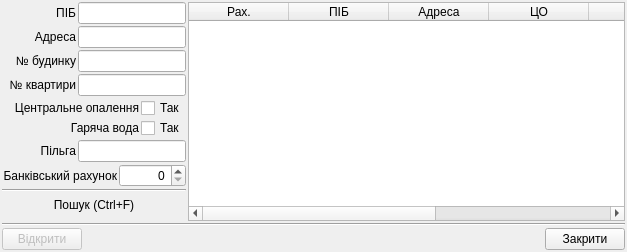
<?xml version="1.0" encoding="UTF-8"?>
<ui version="4.0">
 <class>tke_Form_extendedSearch</class>
 <widget class="QWidget" name="tke_Form_extendedSearch">
  <property name="geometry">
   <rect>
    <x>0</x>
    <y>0</y>
    <width>627</width>
    <height>252</height>
   </rect>
  </property>
  <property name="windowTitle">
   <string>Розширений ПОШУК абонентських рахунків</string>
  </property>
  <property name="windowIcon">
   <iconset resource="tke/tke_rc">
    <normaloff>:/pictures/pictures/cube.png</normaloff>:/pictures/pictures/cube.png</iconset>
  </property>
  <layout class="QVBoxLayout">
   <property name="spacing">
    <number>2</number>
   </property>
   <property name="margin">
    <number>2</number>
   </property>
   <item>
    <layout class="QHBoxLayout">
     <property name="spacing">
      <number>2</number>
     </property>
     <item>
      <layout class="QVBoxLayout">
       <property name="spacing">
        <number>2</number>
       </property>
       <item>
        <layout class="QGridLayout">
         <property name="spacing">
          <number>2</number>
         </property>
         <item row="0" column="0">
          <widget class="QLabel" name="label_prizv">
           <property name="text">
            <string>ПІБ</string>
           </property>
           <property name="alignment">
            <set>Qt::AlignRight|Qt::AlignTrailing|Qt::AlignVCenter</set>
           </property>
          </widget>
         </item>
         <item row="0" column="1">
          <widget class="QLineEdit" name="lineEdit_PIB">
           <property name="sizePolicy">
            <sizepolicy hsizetype="Maximum" vsizetype="Fixed">
             <horstretch>0</horstretch>
             <verstretch>0</verstretch>
            </sizepolicy>
           </property>
          </widget>
         </item>
         <item row="1" column="0">
          <widget class="QLabel" name="label_adresa">
           <property name="text">
            <string>Адреса</string>
           </property>
           <property name="alignment">
            <set>Qt::AlignRight|Qt::AlignTrailing|Qt::AlignVCenter</set>
           </property>
          </widget>
         </item>
         <item row="1" column="1">
          <widget class="QLineEdit" name="lineEdit_adresa">
           <property name="sizePolicy">
            <sizepolicy hsizetype="Maximum" vsizetype="Fixed">
             <horstretch>0</horstretch>
             <verstretch>0</verstretch>
            </sizepolicy>
           </property>
          </widget>
         </item>
         <item row="2" column="1">
          <widget class="QLineEdit" name="lineEdit_budNum">
           <property name="sizePolicy">
            <sizepolicy hsizetype="Maximum" vsizetype="Fixed">
             <horstretch>0</horstretch>
             <verstretch>0</verstretch>
            </sizepolicy>
           </property>
          </widget>
         </item>
         <item row="2" column="0">
          <widget class="QLabel" name="label_budNum">
           <property name="text">
            <string>№ будинку</string>
           </property>
           <property name="alignment">
            <set>Qt::AlignRight|Qt::AlignTrailing|Qt::AlignVCenter</set>
           </property>
          </widget>
         </item>
         <item row="3" column="1">
          <widget class="QLineEdit" name="lineEdit_kvartNum">
           <property name="sizePolicy">
            <sizepolicy hsizetype="Maximum" vsizetype="Fixed">
             <horstretch>0</horstretch>
             <verstretch>0</verstretch>
            </sizepolicy>
           </property>
          </widget>
         </item>
         <item row="3" column="0">
          <widget class="QLabel" name="label_kvartNum">
           <property name="text">
            <string>№ квартири</string>
           </property>
           <property name="alignment">
            <set>Qt::AlignRight|Qt::AlignTrailing|Qt::AlignVCenter</set>
           </property>
          </widget>
         </item>
        </layout>
       </item>
       <item>
        <layout class="QGridLayout">
         <property name="horizontalSpacing">
          <number>2</number>
         </property>
         <property name="verticalSpacing">
          <number>0</number>
         </property>
         <item row="0" column="0">
          <widget class="QLabel" name="label_CO">
           <property name="text">
            <string>Центральне опалення</string>
           </property>
           <property name="alignment">
            <set>Qt::AlignRight|Qt::AlignTrailing|Qt::AlignVCenter</set>
           </property>
          </widget>
         </item>
         <item row="0" column="1">
          <widget class="QCheckBox" name="checkBox_CO">
           <property name="sizePolicy">
            <sizepolicy hsizetype="Maximum" vsizetype="Fixed">
             <horstretch>0</horstretch>
             <verstretch>0</verstretch>
            </sizepolicy>
           </property>
           <property name="text">
            <string>Так</string>
           </property>
           <property name="checkable">
            <bool>true</bool>
           </property>
           <property name="checked">
            <bool>false</bool>
           </property>
           <property name="tristate">
            <bool>true</bool>
           </property>
          </widget>
         </item>
         <item row="1" column="0">
          <widget class="QLabel" name="label_GV">
           <property name="text">
            <string>Гаряча вода</string>
           </property>
           <property name="alignment">
            <set>Qt::AlignRight|Qt::AlignTrailing|Qt::AlignVCenter</set>
           </property>
          </widget>
         </item>
         <item row="1" column="1">
          <widget class="QCheckBox" name="checkBox_GV">
           <property name="sizePolicy">
            <sizepolicy hsizetype="Maximum" vsizetype="Fixed">
             <horstretch>0</horstretch>
             <verstretch>0</verstretch>
            </sizepolicy>
           </property>
           <property name="text">
            <string>Так</string>
           </property>
           <property name="checkable">
            <bool>true</bool>
           </property>
           <property name="checked">
            <bool>false</bool>
           </property>
           <property name="tristate">
            <bool>true</bool>
           </property>
          </widget>
         </item>
        </layout>
       </item>
       <item>
        <layout class="QHBoxLayout">
         <item>
          <widget class="QLabel" name="label">
           <property name="text">
            <string>Пільга</string>
           </property>
           <property name="alignment">
            <set>Qt::AlignRight|Qt::AlignTrailing|Qt::AlignVCenter</set>
           </property>
          </widget>
         </item>
         <item>
          <widget class="QLineEdit" name="lineEdit_pilga">
           <property name="sizePolicy">
            <sizepolicy hsizetype="Maximum" vsizetype="Fixed">
             <horstretch>0</horstretch>
             <verstretch>0</verstretch>
            </sizepolicy>
           </property>
          </widget>
         </item>
        </layout>
       </item>
       <item>
        <layout class="QHBoxLayout">
         <property name="spacing">
          <number>2</number>
         </property>
         <item>
          <widget class="QLabel" name="label_bankRahunok">
           <property name="text">
            <string>Банківський рахунок</string>
           </property>
           <property name="alignment">
            <set>Qt::AlignRight|Qt::AlignTrailing|Qt::AlignVCenter</set>
           </property>
          </widget>
         </item>
         <item>
          <widget class="QSpinBox" name="spinBox_bankRahunok">
           <property name="sizePolicy">
            <sizepolicy hsizetype="Maximum" vsizetype="Fixed">
             <horstretch>0</horstretch>
             <verstretch>0</verstretch>
            </sizepolicy>
           </property>
           <property name="alignment">
            <set>Qt::AlignRight|Qt::AlignTrailing|Qt::AlignVCenter</set>
           </property>
           <property name="maximum">
            <number>999999999</number>
           </property>
          </widget>
         </item>
        </layout>
       </item>
       <item>
        <widget class="Line" name="line">
         <property name="orientation">
          <enum>Qt::Horizontal</enum>
         </property>
        </widget>
       </item>
       <item>
        <widget class="QToolButton" name="toolButton_poshuk">
         <property name="sizePolicy">
          <sizepolicy hsizetype="Preferred" vsizetype="Fixed">
           <horstretch>0</horstretch>
           <verstretch>0</verstretch>
          </sizepolicy>
         </property>
         <property name="focusPolicy">
          <enum>Qt::TabFocus</enum>
         </property>
         <property name="text">
          <string>Пошук (Ctrl+F)</string>
         </property>
         <property name="icon">
          <iconset resource="tke/tke_rc">
           <normaloff>:/pictures/pictures/kghostview.png</normaloff>:/pictures/pictures/kghostview.png</iconset>
         </property>
         <property name="iconSize">
          <size>
           <width>12</width>
           <height>12</height>
          </size>
         </property>
         <property name="shortcut">
          <string>Ctrl+F</string>
         </property>
         <property name="toolButtonStyle">
          <enum>Qt::ToolButtonTextBesideIcon</enum>
         </property>
         <property name="autoRaise">
          <bool>true</bool>
         </property>
        </widget>
       </item>
       <item>
        <spacer>
         <property name="orientation">
          <enum>Qt::Vertical</enum>
         </property>
         <property name="sizeHint" stdset="0">
          <size>
           <width>20</width>
           <height>40</height>
          </size>
         </property>
        </spacer>
       </item>
      </layout>
     </item>
     <item>
      <widget class="QTableWidget" name="tableWidget_abonents">
       <property name="editTriggers">
        <set>QAbstractItemView::NoEditTriggers</set>
       </property>
       <property name="selectionMode">
        <enum>QAbstractItemView::SingleSelection</enum>
       </property>
       <property name="selectionBehavior">
        <enum>QAbstractItemView::SelectRows</enum>
       </property>
       <column>
        <property name="text">
         <string>Рах.</string>
        </property>
       </column>
       <column>
        <property name="text">
         <string>ПІБ</string>
        </property>
       </column>
       <column>
        <property name="text">
         <string>Адреса</string>
        </property>
       </column>
       <column>
        <property name="text">
         <string>ЦО</string>
        </property>
       </column>
       <column>
        <property name="text">
         <string>ГВ</string>
        </property>
       </column>
       <column>
        <property name="text">
         <string>Пільги</string>
        </property>
       </column>
       <column>
        <property name="text">
         <string>Банк.рах.</string>
        </property>
       </column>
      </widget>
     </item>
    </layout>
   </item>
   <item>
    <widget class="Line" name="line_2">
     <property name="orientation">
      <enum>Qt::Horizontal</enum>
     </property>
    </widget>
   </item>
   <item>
    <layout class="QHBoxLayout">
     <property name="spacing">
      <number>2</number>
     </property>
     <item>
      <widget class="QPushButton" name="pushButton_openRahunok">
       <property name="enabled">
        <bool>false</bool>
       </property>
       <property name="text">
        <string>Відкрити</string>
       </property>
       <property name="icon">
        <iconset resource="tke/tke_rc">
         <normaloff>:/pictures/pictures/redeal.png</normaloff>:/pictures/pictures/redeal.png</iconset>
       </property>
       <property name="iconSize">
        <size>
         <width>12</width>
         <height>12</height>
        </size>
       </property>
      </widget>
     </item>
     <item>
      <spacer>
       <property name="orientation">
        <enum>Qt::Horizontal</enum>
       </property>
       <property name="sizeHint" stdset="0">
        <size>
         <width>40</width>
         <height>20</height>
        </size>
       </property>
      </spacer>
     </item>
     <item>
      <widget class="QPushButton" name="pushButton_closeForm">
       <property name="text">
        <string>Закрити</string>
       </property>
       <property name="icon">
        <iconset resource="tke/tke_rc">
         <normaloff>:/pictures/pictures/button_cancel.png</normaloff>:/pictures/pictures/button_cancel.png</iconset>
       </property>
       <property name="iconSize">
        <size>
         <width>12</width>
         <height>12</height>
        </size>
       </property>
      </widget>
     </item>
    </layout>
   </item>
  </layout>
 </widget>
 <tabstops>
  <tabstop>lineEdit_PIB</tabstop>
  <tabstop>lineEdit_adresa</tabstop>
  <tabstop>lineEdit_budNum</tabstop>
  <tabstop>lineEdit_kvartNum</tabstop>
  <tabstop>checkBox_CO</tabstop>
  <tabstop>checkBox_GV</tabstop>
  <tabstop>lineEdit_pilga</tabstop>
  <tabstop>spinBox_bankRahunok</tabstop>
  <tabstop>toolButton_poshuk</tabstop>
  <tabstop>tableWidget_abonents</tabstop>
  <tabstop>pushButton_openRahunok</tabstop>
  <tabstop>pushButton_closeForm</tabstop>
 </tabstops>
 <resources>
  <include location="tke/tke_rc"/>
 </resources>
 <connections/>
</ui>
